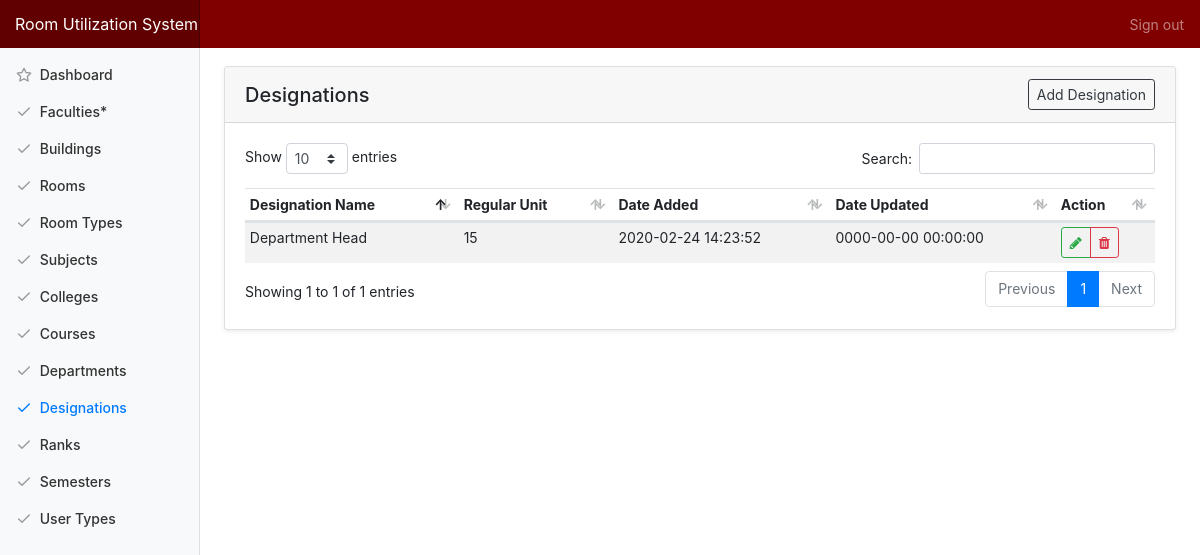
The app's page /index.php/admin/designation, older data.
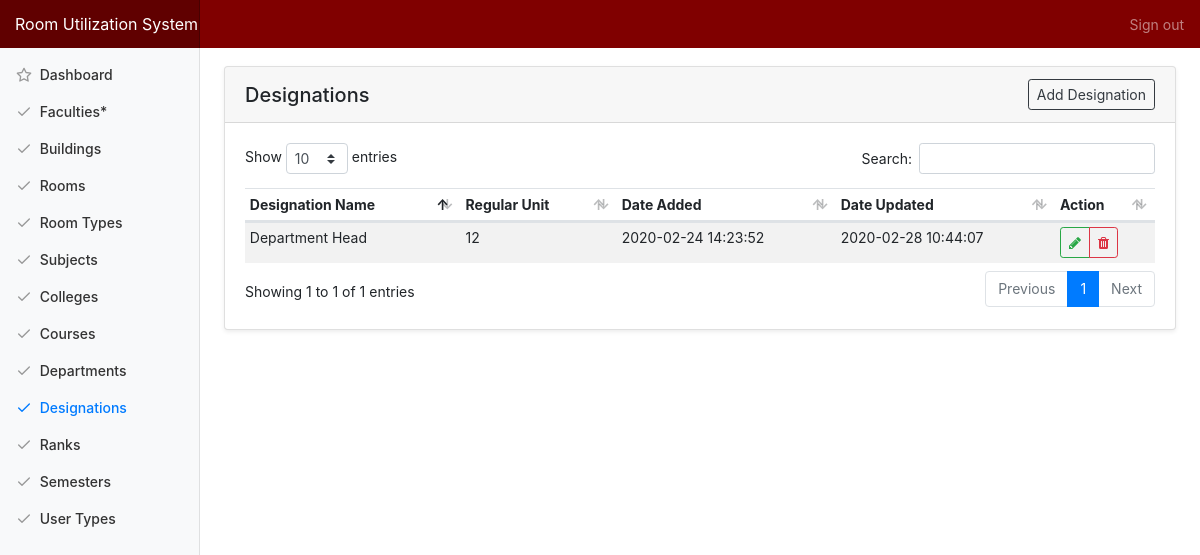
The same page, newer data.
### tables this page shows
CREATE TABLE `tbl_designation` (
  `designation_id` int(11) NOT NULL,
  `designation_name` varchar(150) NOT NULL,
  `regular_unit` int(11) NOT NULL,
  `designation_added` datetime NOT NULL DEFAULT CURRENT_TIMESTAMP,
  `designation_modified` datetime NOT NULL DEFAULT '0000-00-00 00:00:00' ON UPDATE CURRENT_TIMESTAMP
);

### application/controllers/Admin.php (called while the page is built, shortened)
<?php
class Admin extends CI_Controller {
	public function designation(){
		$data['title'] = "Designations";
		$data['designations'] = $this->main_model->getDesignations();
		$this->load->view('templates/header', $data);
		$this->load->view('admin/designation');
		$this->load->view('templates/footer');
	}
}

### index.php (called while the page is built, shortened)
<?php
require_once BASEPATH.'core/CodeIgniter.php';

### application/models/Main_model.php (called while the page is built, shortened)
<?php defined('BASEPATH') OR exit('No direct script access allowed');
Class Main_model extends CI_Model{
	public function getDesignations(){
		return $this->db->get('tbl_designation')->result_array();
	}
}

### application/views/admin/designation.php (the view, shortened to what this page needs)
<div class="container-fluid">
  <div class="row">
    <main role="main" class="col-md-9 ml-sm-auto col-lg-10 pt-4 px-4 mb-3">
      <div class="card shadow-sm">
			  <h5 class="card-header d-flex justify-content-between align-items-center">
          <?=$title?>
          <a href="#" class="btn btn-outline-dark btn-sm" data-toggle="modal" data-target="#modal_designation_add">Add Designation</a>
        </h5>
			  <div class="card-body">
          <table class="table table-striped table-hover table-sm">
            <thead>
              <tr>
                <th>Designation Name</th>
                <th>Regular Unit</th>
                <th>Date Added</th>
                <th>Date Updated</th>
                <th>Action</th>
              </tr>
            </thead>
            <tbody>
              <?php foreach ($designations as $row) {?>
              <tr>
                <td><?=$row['designation_name']?></td>
                <td><?=$row['regular_unit']?></td>
                <td><?=$row['designation_added']?></td>
                <td><?=$row['designation_modified']?></td>
                <td>
                  <div class="btn-group" role="group">
                    <a href="#" class="btn btn-sm btn-outline-success action-btn updateDesignation" id="<?=$row['designation_id']?>//<?=$row['designation_name']?>//<?=$row['regular_unit']?>" data-toggle="modal" data-target="#modal_designation_update" data-toggle="tooltip" data-placement="top" title="Update Designation">
                      <span class="fa fa-pencil"></span>
                    </a>
                    <a href="#" id="<?=base_url('admin/delete/designation/'.$row['designation_id'])?>" class="btn btn-sm btn-outline-danger action-btn delete" data-toggle="tooltip" data-placement="top" title="Delete Designation">
                      <span class="fa fa-trash"></span>
                    </a>
                  </div>
                </td>
              </tr>
              <?php } ?>
            </tbody>
          </table>
			  </div>
			</div>
   </main>
  </div>
</div>

Row changes from the older to the newer data that the page shows:
changed tbl_designation "Department Head": regular_unit "15" → "12"; designation_modified "0000-00-00 00:00:00" → "2020-02-28 10:44:07"
